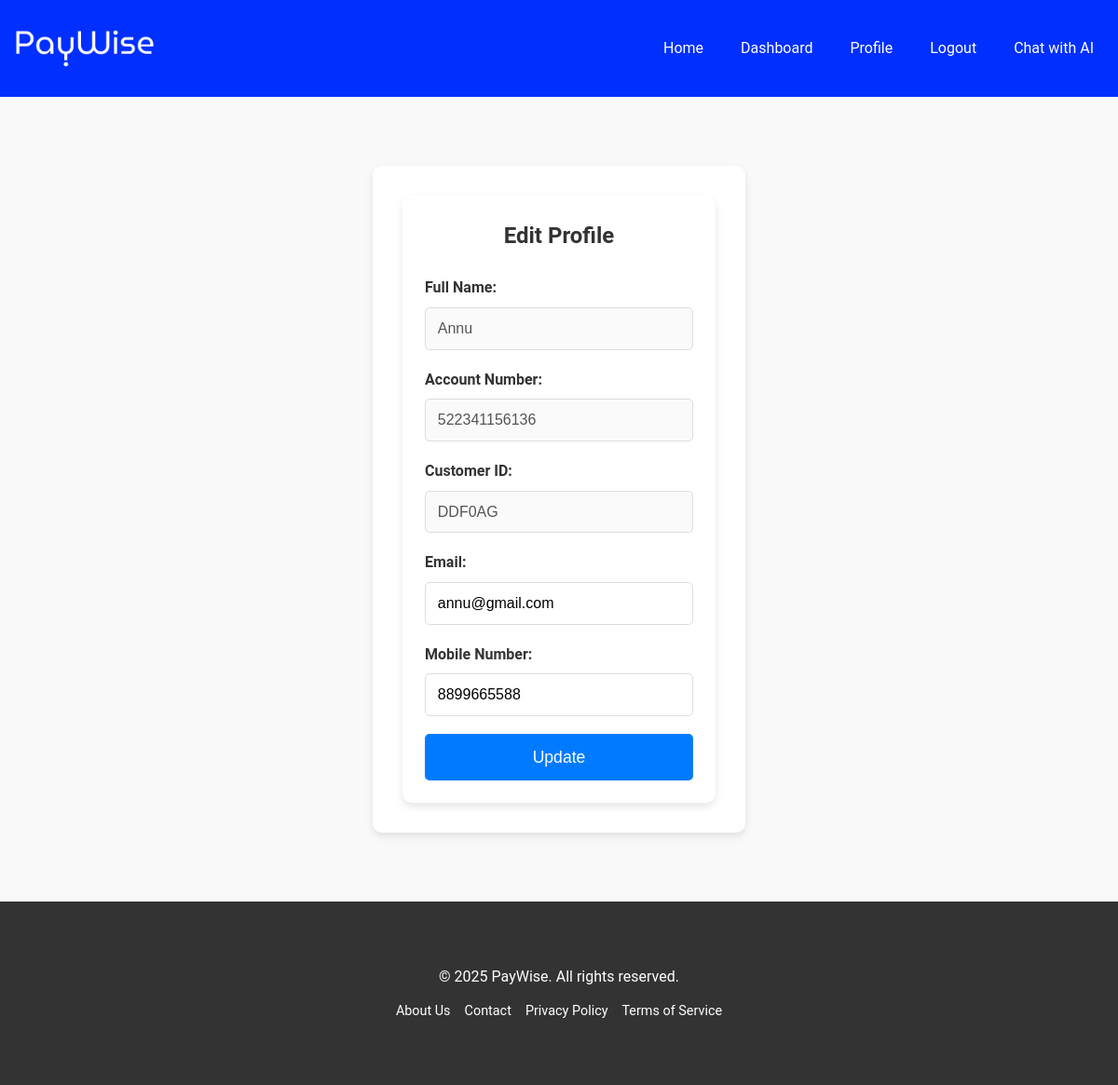
Screenshot of /edit_profile (signed in) with the database file from the repository.
### app.py (models this page shows, shortened)
class User(db.Model, UserMixin):
    id = db.Column(db.Integer, primary_key=True)
    full_name = db.Column(db.String(100), nullable=False)
    username = db.Column(db.String(100), unique=True, nullable=False)
    email = db.Column(db.String(100), unique=True, nullable=False)
    mobile_number = db.Column(db.String(15), unique=True, nullable=False)
    password = db.Column(db.String(200), nullable=False)
    balance = db.Column(db.Float, default=100000.0)  # Set initial balance to ₹100,000
    account_number = db.Column(db.String(12), unique=True, nullable=False, default=generate_account_number)
    customer_id = db.Column(db.String(6), unique=True, nullable=False, default=generate_customer_id)
    __table_args__ = (
        UniqueConstraint('email', name='uq_user_email'),
        UniqueConstraint('mobile_number', name='uq_user_mobile_number'),
        CheckConstraint('balance >= 0', name='check_user_balance')
    )

### app.py (the view, shortened to what this page needs)
@app.route('/edit_profile', methods=['GET', 'POST'])
@login_required
def edit_profile():
    return render_template('edit_profile.html', user=current_user)

### app.py (called while the page is built)
@login_manager.user_loader
def load_user(user_id):
    with db.session() as session:
        return session.get(User, int(user_id))

### templates/edit_profile.html
{% extends 'base.html' %}
{% block content %}
<div class="center-container">
    <div class="edit-profile-page">
        <form method="POST">
            <h2>Edit Profile</h2>
            <div>
                <label>Full Name:</label>
                <input type="text" value="{{ user.full_name }}" disabled>
            </div>
            <div>
                <label>Account Number:</label>
                <input type="text" value="{{ user.account_number }}" disabled>
            </div>
            <div>
                <label>Customer ID:</label>
                <input type="text" value="{{ user.customer_id }}" disabled>
            </div>
            <div>
                <label>Email:</label>
                <input type="email" name="email" value="{{ user.email }}" required>
            </div>
            <div>
                <label>Mobile Number:</label>
                <input type="text" name="mobile_number" value="{{ user.mobile_number }}" required>
            </div>
            <button type="submit">Update</button>
        </form>
    </div>
</div>
{% endblock %}

### static/styles.css (style rules this page uses)
* { margin: 0; padding: 0; box-sizing: border-box; }
body { font-family: 'Roboto', sans-serif; background-color: #f9f9f9; color: #333; line-height: 1.6; }
button, .btn { display: inline-block; background-color: #007BFF; color: white; padding: 0.5rem 1rem; border: none; border-radius: 5px; cursor: pointer; text-align: center; font-size: 1rem; }
form { background: white; padding: 1.5rem; border-radius: 10px; box-shadow: 0 4px 8px rgba(0, 0, 0, 0.1); }
form label { display: block; margin-bottom: 0.5rem; font-weight: bold; }
form input, form select { width: 100%; padding: 0.5rem; margin-bottom: 1rem; border: 1px solid #ccc; border-radius: 5px; }
.center-container { display: flex; justify-content: center; align-items: center; min-height: 100vh; }
.login-page, .register-page, .edit-profile-page { width: 100%; max-width: 400px; margin: auto; padding: 2rem; background: white; border-radius: 10px; box-shadow: 0 4px 8px rgba(0, 0, 0, 0.1); }
.login-page h2, .register-page h2, .edit-profile-page h2 { text-align: center; margin-bottom: 1.5rem; }
.login-page input, .register-page input, .edit-profile-page input { width: 100%; padding: 0.8rem; margin-bottom: 1.2rem; border: 1px solid #ddd; border-radius: 5px; font-size: 1rem; }
.login-page button, .register-page button, .edit-profile-page button { width: 100%; padding: 0.9rem; background-color: #007BFF; color: white; border: none; border-radius: 5px; font-size: 1.1rem; cursor: pointer; transition: background-color 0.3s ease; }

### rows the page displays
User: full_name "Annu", account_number "522341156136", customer_id "DDF0AG", email "annu@gmail.com", mobile_number "8899665588"
